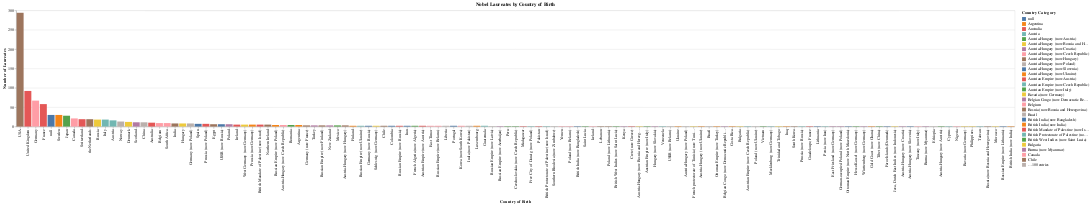

Notebook code cell kept with this figure:
### Code cell
# VISUALISED CHART FROM ALTAIR

chart_country = alt.Chart(df_country).mark_bar().encode(
    x=alt.X('_id', sort='-y', title='Country of Birth'),
    y=alt.Y('count', title='Number of Laureates'),
    color=alt.Color('_id', title='Country Category'),
    tooltip=['_id', 'count']
).properties(
    title='Nobel Laureates by Country of Birth'
)
chart_country

### Figure 1 — Vega-Lite specification as saved in the notebook (floating-point values rounded to 4 significant figures; data arrays with more than 128 entries replaced by an {"elided": "..."} marker saying what was removed)
{"config": {"view": {"continuousWidth": 300, "continuousHeight": 300}}, "data": {"name": "data-f5257ce79a0271c6f116a3d7830e184a"}, "mark": {"type": "bar"}, "encoding": {"color": {"field": "_id", "title": "Country Category", "type": "nominal"}, "tooltip": [{"field": "_id", "type": "nominal"}, {"field": "count", "type": "quantitative"}], "x": {"field": "_id", "sort": "-y", "title": "Country of Birth", "type": "nominal"}, "y": {"field": "count", "title": "Number of Laureates", "type": "quantitative"}}, "title": "Nobel Laureates by Country of Birth", "$schema": "https://vega.github.io/schema/vega-lite/v5.20.1.json", "datasets": {"data-f5257ce79a0271c6f116a3d7830e184a": {"elided": "129 records"}}}
